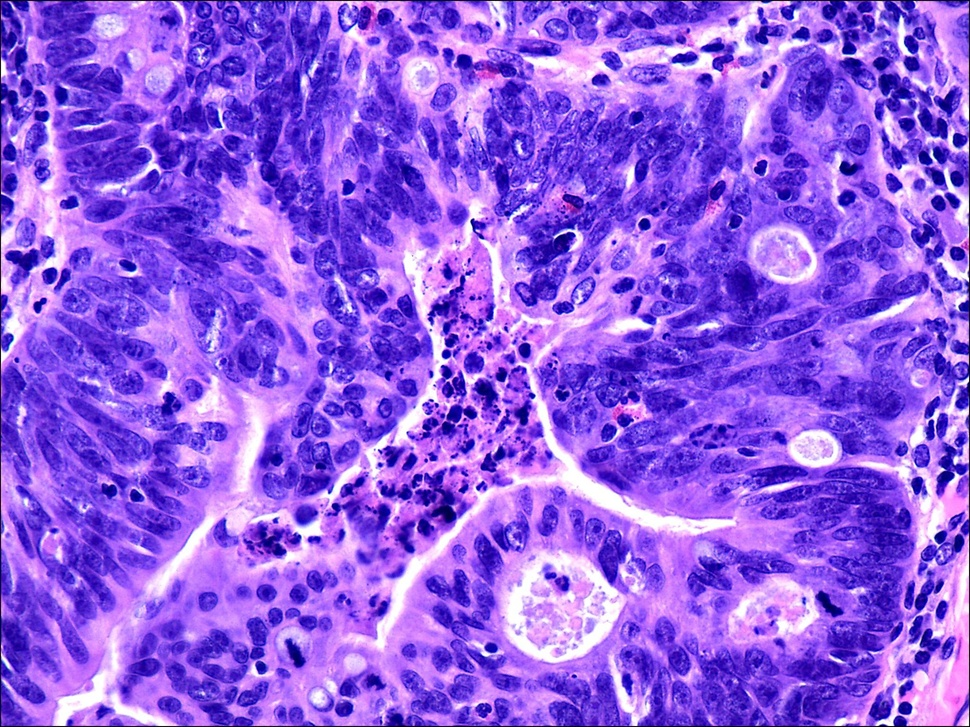
#> input picture experimentos_redes_neurais/dataset/ebhi-split-2categorias/test/ANORMAL/c01-2012329-1-400-009.jpg, 970 x 727 px, shrunk from 2048 x 1536 before the run
$ python -i descritores.py   (imports and definitions only)
#> lines starting #> are read from the running program, lines starting #| are printed output that depends on the picture
import numpy as np
import cv2 as cv
import matplotlib.pyplot as plt
import os
from PIL import Image

# Função para calcular os descritores BIC


def BIC(img_path):
    try:
        fator = 64
        img = Image.open(img_path).convert('RGB').convert('L')
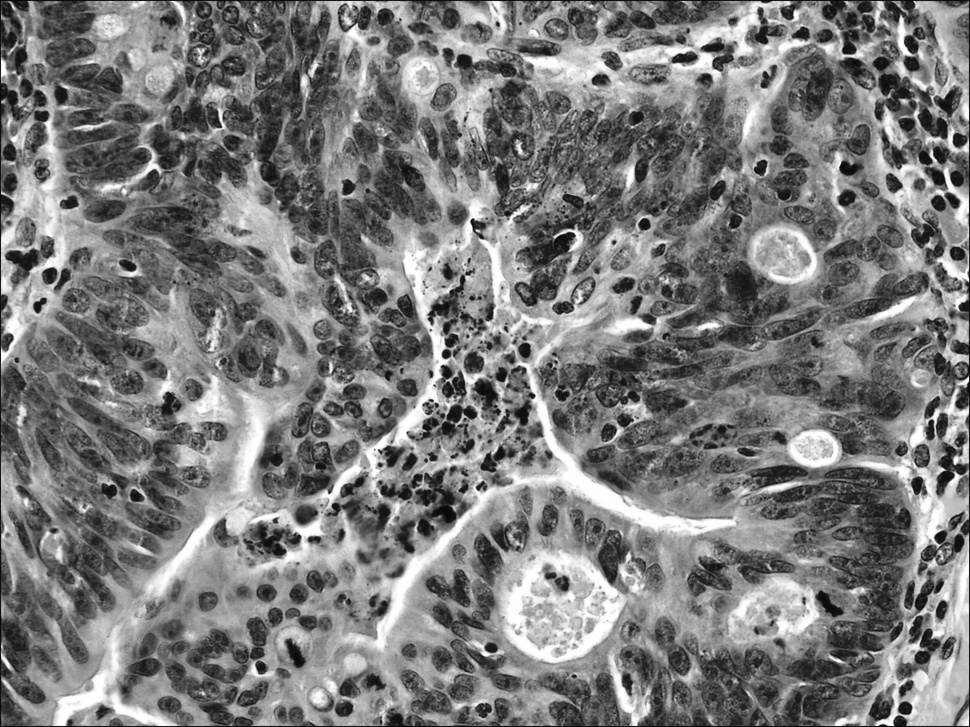
#> img: PIL image 970x727 L; min 3, max 255, mean 122.8
        histInt, histExt = [0] * fator, [0] * fator
        N, M = img.size
#> N = 970; M = 727
        for x in range(N):
            for y in range(M):
                ind = int((img.getpixel((x, y)) / 255) * (fator-1))
                if (x == 0 or y == 0 or x+1 == N or y+1 == M):
                    histExt[ind] += 1
                else:
                    # olha se os vizinho são iguais
                    if (img.getpixel((x, y)) == img.getpixel((x, y-1)) and
                            img.getpixel((x, y)) == img.getpixel((x, y+1)) and
                            img.getpixel((x, y)) == img.getpixel((x-1, y)) and
                            img.getpixel((x, y)) == img.getpixel((x+1, y))):
                        histInt[ind] += 1
                    else:
                        histExt[ind] += 1
#> after the loop, histExt = 64 values, max 21606 at index 21, min 1 at index 0, mean 11015.9; histInt = 64 values, max 143 at index 62, min 0 at index 0, mean 2.72
        return histInt + histExt
    except Exception as e:
        print('\n---Erro no descritor BIC--\n', e)

# GCH


# [52 lines left out: function gch, not called in this run]

>>> result = BIC('../../experimentos_redes_neurais/dataset/ebhi-split-2categorias/test/ANORMAL/c01-2012329-1-400-009.jpg')
#> result = 128 values, max 21606 at index 85, min 0 at index 0, mean 5509.3

$ run again, on experimentos_redes_neurais/dataset/ebhi-split-2categorias/test/ANORMAL/c01-2012329-1-400-011.jpg
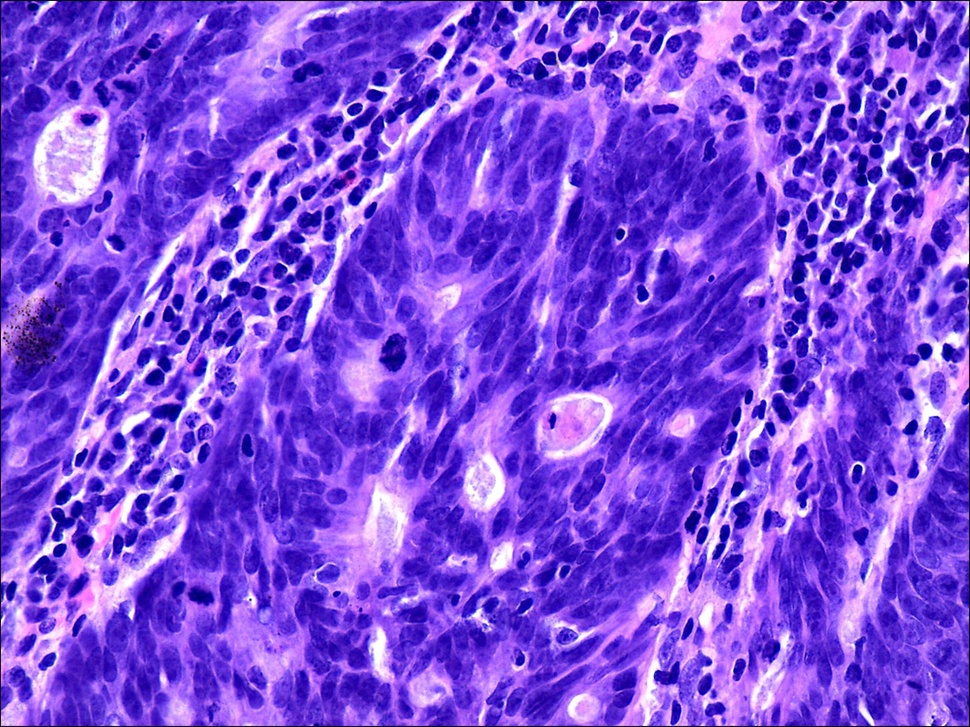
#> input picture experimentos_redes_neurais/dataset/ebhi-split-2categorias/test/ANORMAL/c01-2012329-1-400-011.jpg, 970 x 727 px, shrunk from 2048 x 1536 before the run
#> in BIC, `img = Image.open(img_path).convert('RGB').convert('L')`:
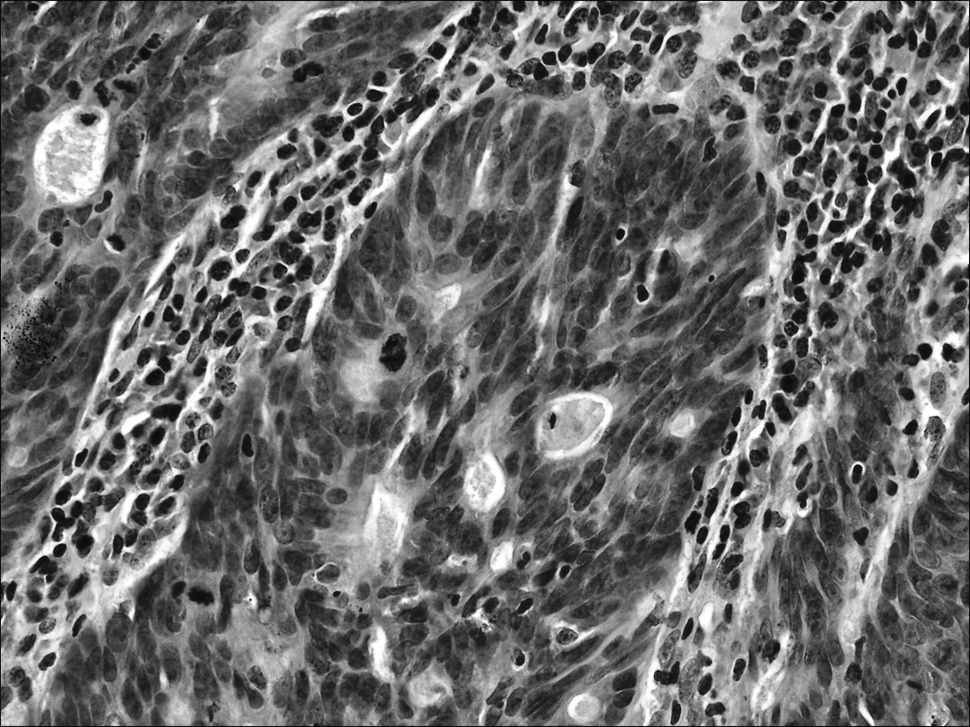
#> img: PIL image 970x727 L; min 4, max 255, mean 106.2
#> after the loop in BIC, `for x in range(N):`: histExt = 64 values, max 24319 at index 21, min 1 at index 0, mean 11017.9; histInt = 64 values, max 21 at index 62, min 0 at index 0, mean 0.734
#> result = 128 values, max 24319 at index 85, min 0 at index 0, mean 5509.3

$ run again, on experimentos_redes_neurais/dataset/ebhi-split-2categorias/test/ANORMAL/c01-2012358-2-400-013.jpg
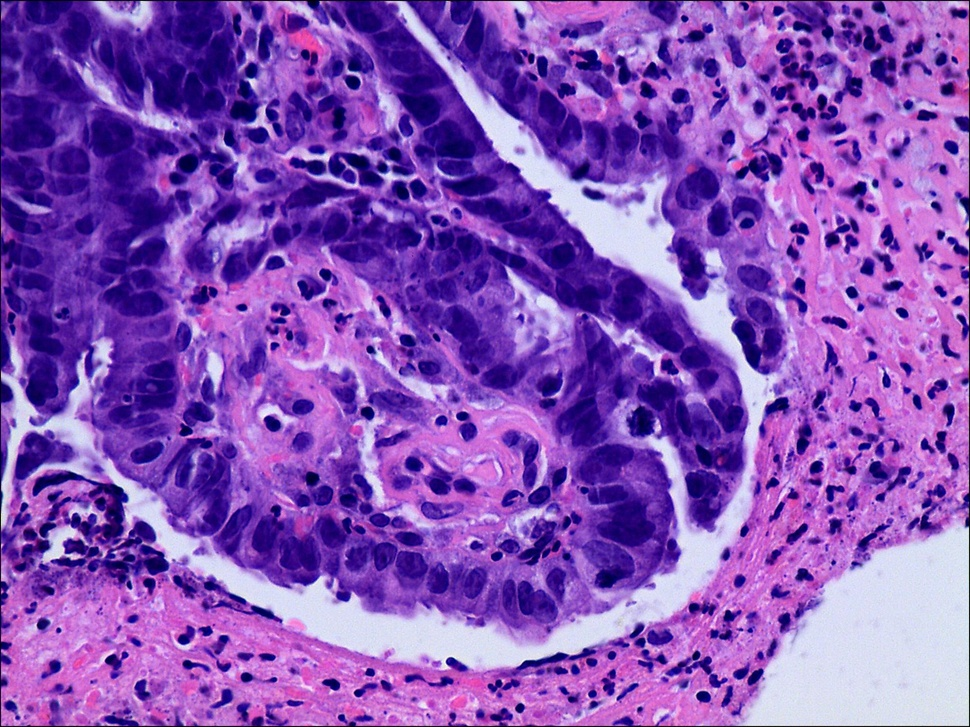
#> input picture experimentos_redes_neurais/dataset/ebhi-split-2categorias/test/ANORMAL/c01-2012358-2-400-013.jpg, 970 x 727 px, shrunk from 2048 x 1536 before the run
#> in BIC, `img = Image.open(img_path).convert('RGB').convert('L')`:
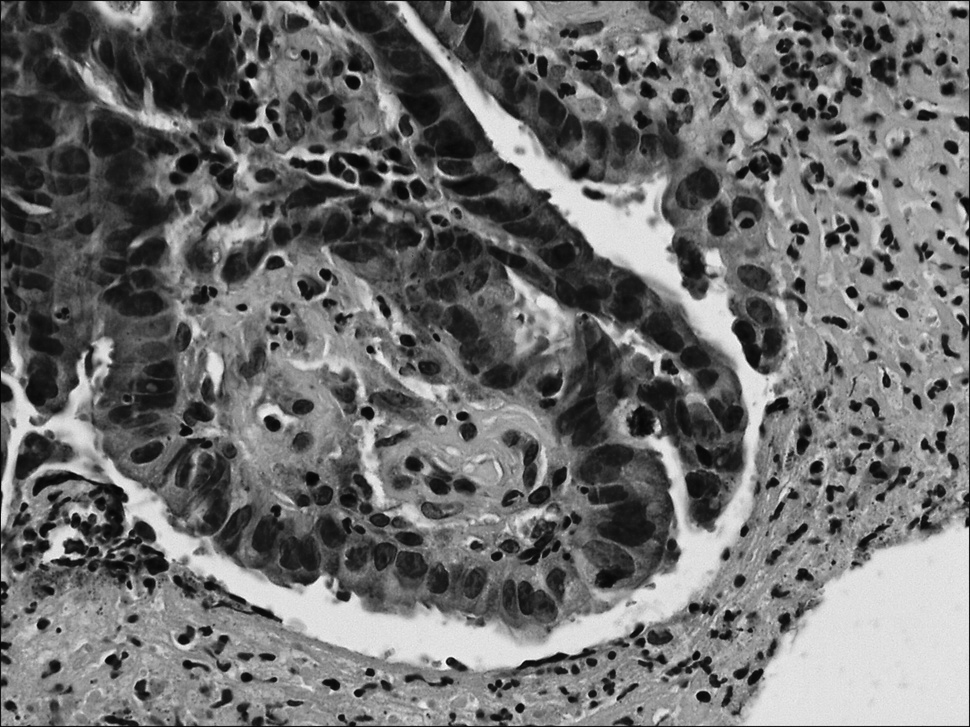
#> img: PIL image 970x727 L; min 2, max 252, mean 109.6
#> after the loop in BIC, `for x in range(N):`: histExt = 64 values, max 26826 at index 55, min 0 at index 63, mean 11014.5; histInt = 64 values, max 85 at index 5, min 0 at index 0, mean 4.14
#> result = 128 values, max 26826 at index 119, min 0 at index 0, mean 5509.3

$ run again, on experimentos_redes_neurais/dataset/ebhi-split-2categorias/test/ANORMAL/c01-2014662-3-400-005.jpg
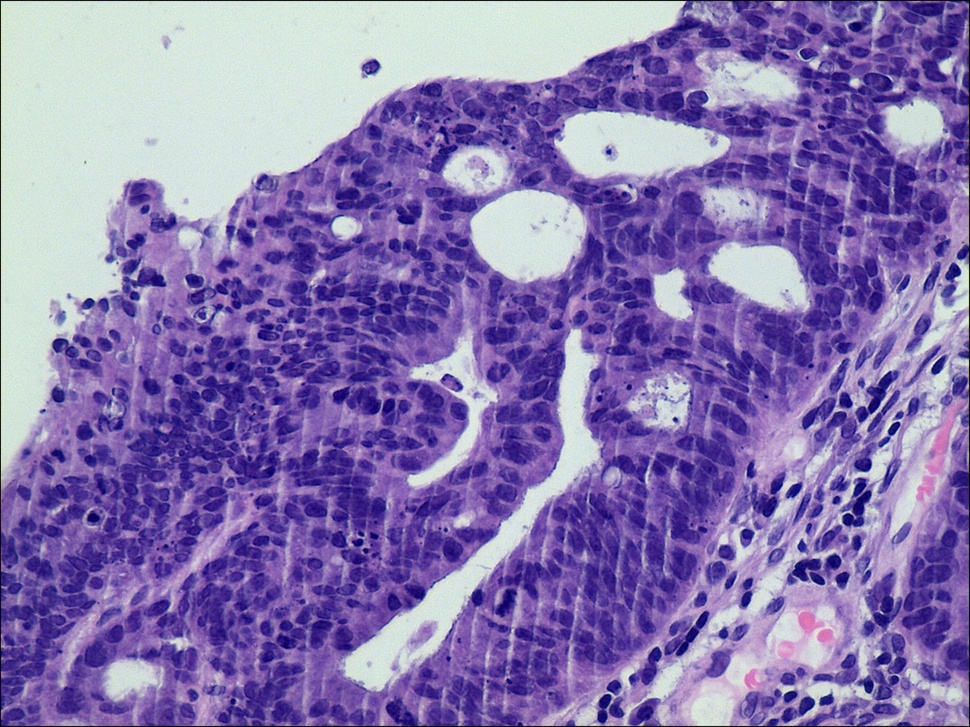
#> input picture experimentos_redes_neurais/dataset/ebhi-split-2categorias/test/ANORMAL/c01-2014662-3-400-005.jpg, 970 x 727 px, shrunk from 2048 x 1536 before the run
#> in BIC, `img = Image.open(img_path).convert('RGB').convert('L')`:
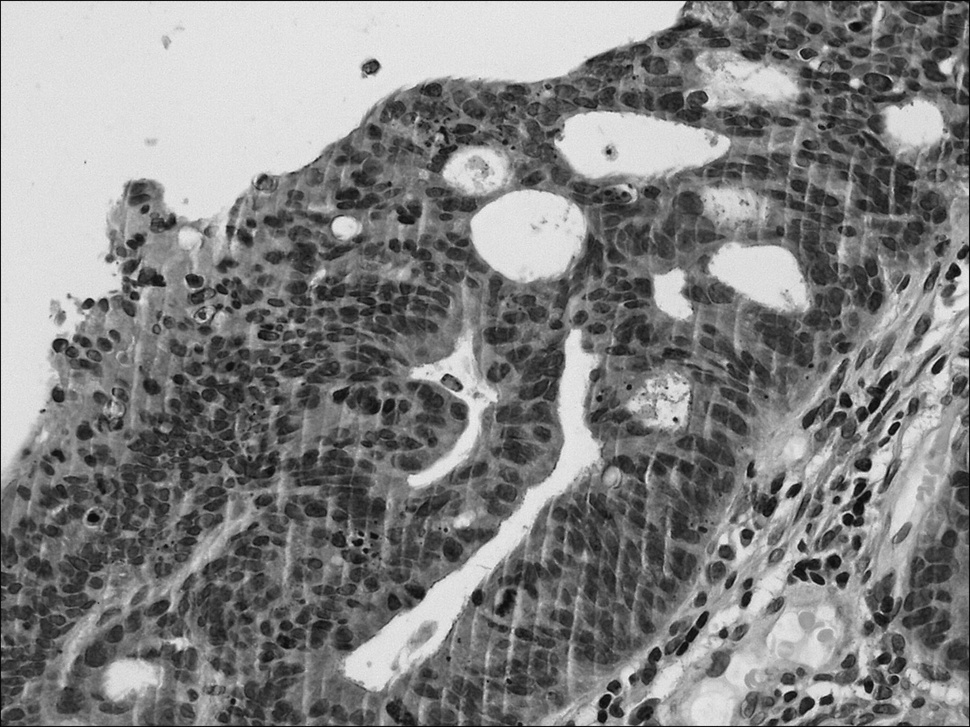
#> img: PIL image 970x727 L; min 3, max 245, mean 130
#> after the loop in BIC, `for x in range(N):`: histExt = 64 values, max 61642 at index 55, min 0 at index 61, mean 11017.7; histInt = 64 values, max 25 at index 55, min 0 at index 0, mean 0.906
#> result = 128 values, max 61642 at index 119, min 0 at index 0, mean 5509.3
